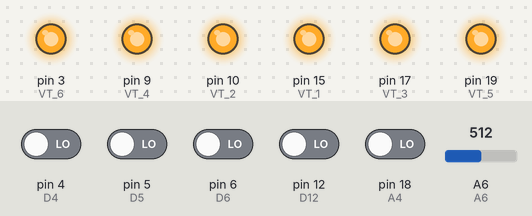
Recording of a sketch running on a simulated Arduino Nano, built with avr-gcc and run on an emulated ATmega328P. Shown: output pins drawn as LEDs (lit = HIGH). Inputs (shaded band) come from the test bench; at power-on: pin 4 (D4), pin 5 (D5), pin 6 (D6), pin 12 (D12), pin 18 (A4) LOW, A6 = 512.

Above: at 1.2 s.
1.3 s: pin 4 (D4) driven HIGH and pin 12 (D12) driven HIGH
At 2.5 s:
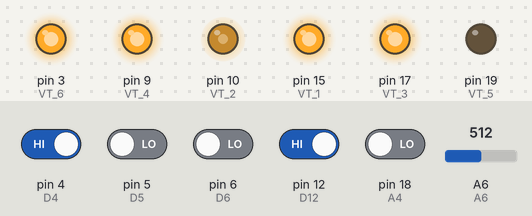
2.8 s: A6 set to 716
At 3.6 s:
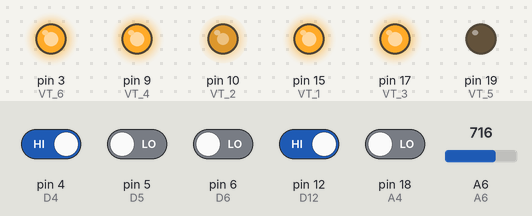
4.3 s: pin 5 (D5) driven HIGH
At 4.8 s:
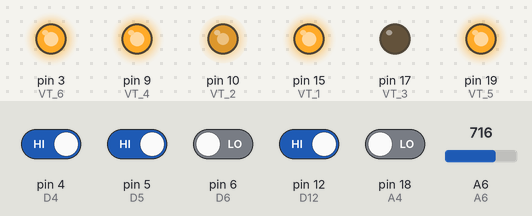
5.8 s: pin 4 (D4) driven LOW
At 7.0 s:
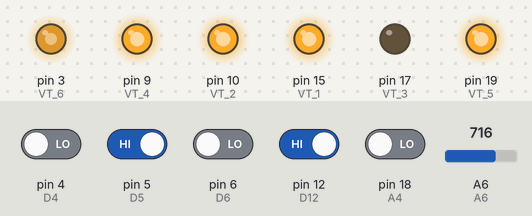
7.3 s: pin 6 (D6) driven HIGH
At 8.2 s:
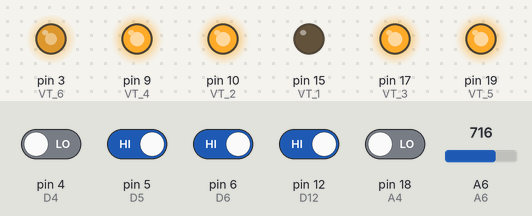
8.8 s: pin 12 (D12) driven LOW
At 9.4 s:
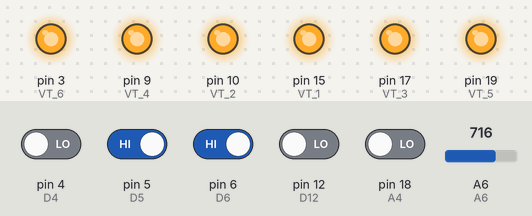
Timing chart, 0 to 11.3 s (numbered marks = the images above; inputs shaded):
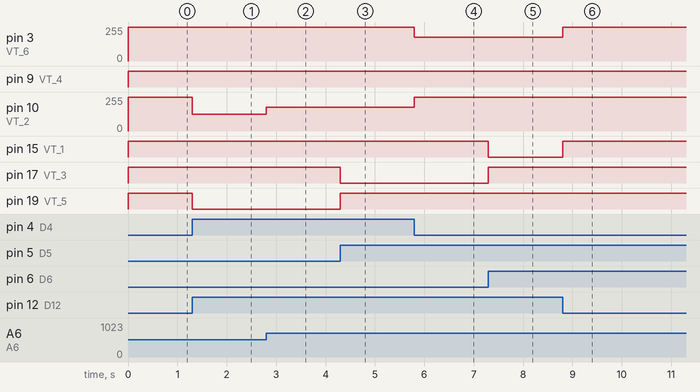

The sketch:

sketch_for_driver.ino
```cpp
//----Зачем всё это?

//---CONFIG_END---
#define VT_1 15  //A1
#define VT_2 10  //D10
#define VT_3 17  //A3
#define VT_4 9   //D9
#define VT_5 19  //A3
#define VT_6 3   //D3


int pwm;
// float I_A_ADC;
// float I_B_ADC;
// float I_C_ADC;

int I_A_ADC;
int I_B_ADC;
int I_C_ADC;

void setup() {
  // Serial.begin(15200);  // Скорость работы монитор порта
  pinMode(4, INPUT);   // D4
  pinMode(5, INPUT);   // D5
  pinMode(6, INPUT);   // D6
  pinMode(12, INPUT);  //D12
  pinMode(18, INPUT);  //A4
  pinMode(A6, INPUT);  //A6
  //-------------Датчики тока----------
  pinMode(A0, INPUT);  //A0
  pinMode(A2, INPUT);  //A2
  pinMode(A7, INPUT);  //A7

  pinMode(VT_1, OUTPUT);  //A1 (1 транзистор)
  pinMode(VT_2, OUTPUT);  // D10 (2 транзистор)
  pinMode(VT_3, OUTPUT);  //A3 (3 транзистор)
  pinMode(VT_4, OUTPUT);  //D9 (4  транзистор)
  pinMode(VT_5, OUTPUT);  //A5 (5 транзистор)
  pinMode(VT_6, OUTPUT);  //D3 (6 транзистор)
  TCCR1A = 0b00000001;    //D9
  TCCR1B = 0b00001010;    //D10
  TCCR2B = 0b00000010;    // x8; D3
  TCCR2A = 0b00000011;    // fast pwm
}

void loop() {
  pwm = analogRead(A6);  // читаем с потенциометра, он в А6
  pwm = map(pwm, 0, 1023, 0, 255);
  pwm = constrain(pwm, 0, 255);

    boolean a = digitalRead(4);    //считываем DIP1
    boolean b = digitalRead(5);    //считываем DIP2
    boolean c = digitalRead(6);
    // Serial.println(pwm);
  // Serial.print(a);
  // Serial.print(b);
  // Serial.println(c);
  boolean GO = digitalRead(12);    //считываем D12
  boolean BACK = digitalRead(18);  //считываем A4
//------------опрос ДТ----------
//  I_A_ADC = analogRead(A0)/4;    //считываем ДТ1
//   I_A_ADC= (I_A_ADC/1024.0f*5.0f-2.5)*13.3f;
//  I_B_ADC = analogRead(A2);    //считываем ДТ2
//   I_B_ADC= (I_B_ADC/1024.0f*5.0f-2.5)*13.3f;
  // I_C_ADC = analogRead(A7);   //считываем ДТ3
//   I_C_ADC= (I_C_ADC/1024.0f*5.0f-2.5)*13.3f;
  //  Serial.print("I_A=");
  // Serial.print(I_A_ADC);
  // Serial.print("           I_B=");
  // Serial.print(I_B_ADC);
  // Serial.print("             I_C=");
  // Serial.println(I_C_ADC);
//   Serial.print("GO = ");
//   Serial.println(GO);
//   Serial.print("BACK = ");
//   Serial.println(BACK);

//-------------Опрос закончен---------
  if ((GO == 1 && BACK == 0 && pwm != 255)) {      // ПОЛОЖЕНИЕ ВПЕРЕД
                                   //первый случай вперёд
    if (a == 1 && b == 0 && c == 1) {
      digitalWrite(VT_5, LOW);
      analogWrite(VT_4, pwm);
      digitalWrite(VT_1, HIGH);
      digitalWrite(VT_3, HIGH);
      digitalWrite(VT_2, HIGH);
      digitalWrite(VT_6, HIGH);
    }
    //второй случай вперёд
    if (a == 1 && b == 0 && c == 0) {
      digitalWrite(VT_5, LOW);
      analogWrite(VT_2, pwm);
      digitalWrite(VT_1, HIGH);
      digitalWrite(VT_3, HIGH);
      digitalWrite(VT_4, HIGH);
      digitalWrite(VT_6, HIGH);
    }
    //третий случай вперёд
    if (a == 1 && b == 1 && c == 0) {
      digitalWrite(VT_3, LOW);
      analogWrite(VT_2, pwm);
      digitalWrite(VT_1, HIGH);
      digitalWrite(VT_6, HIGH);
      digitalWrite(VT_5, HIGH);
      digitalWrite(VT_4, HIGH);
    }
    // четвертый случай вперёд
    if (a == 0 && b == 1 && c == 0) {
      digitalWrite(VT_3, LOW);
      analogWrite(VT_6, pwm);
      digitalWrite(VT_4, HIGH);
      digitalWrite(VT_5, HIGH);
      digitalWrite(VT_2, HIGH);
      digitalWrite(VT_1, HIGH);
    }
    //пятый случай вперёд
    if (a == 0 && b == 1 && c == 1) {
      digitalWrite(VT_1, LOW);
      analogWrite(VT_6, pwm);
      digitalWrite(VT_3, HIGH);
      digitalWrite(VT_2, HIGH);
      digitalWrite(VT_5, HIGH);
      digitalWrite(VT_4, HIGH);
    }
    //шестой случай вперёд
    if (a == 0 && b == 0 && c == 1) {
      digitalWrite(VT_1, LOW);
      analogWrite(VT_4, pwm);
      digitalWrite(VT_2, HIGH);
      digitalWrite(VT_5, HIGH);
      digitalWrite(VT_3, HIGH);
      digitalWrite(VT_6, HIGH);
    }
  }

  if (BACK == 1 && GO == 0 && pwm != 255) {    // ПОЛОЖЕНИЕ НАЗАД
    //первый случай назад
    if (a == 1 && b == 0 && c == 1) {
      digitalWrite(VT_3, LOW);
      analogWrite(VT_6, pwm);
      digitalWrite(VT_2, HIGH);
      digitalWrite(VT_1, HIGH);
      digitalWrite(VT_4, HIGH);
      digitalWrite(VT_5, HIGH);
    }
    //второй случай назад
    if (a == 0 && b == 0 && c == 1) {
      digitalWrite(VT_3, LOW);
      analogWrite(VT_2, pwm);
      digitalWrite(VT_6, HIGH);
      digitalWrite(VT_4, HIGH);
      digitalWrite(VT_1, HIGH);
      digitalWrite(VT_5, HIGH);
    }
    //третий случай  назад
    if (a == 0 && b == 1 && c == 1) {
      digitalWrite(VT_5, LOW);
      analogWrite(VT_2, pwm);
      digitalWrite(VT_1, HIGH);
      digitalWrite(VT_4, HIGH);
      digitalWrite(VT_3, HIGH);
      digitalWrite(VT_6, HIGH);
    }
    // четвертый случай  назад
    if (a == 0 && b == 1 && c == 0) {
      digitalWrite(VT_5, LOW);
      analogWrite(VT_4, pwm);
      digitalWrite(VT_1, HIGH);
      digitalWrite(VT_3, HIGH);
      digitalWrite(VT_2, HIGH);
      digitalWrite(VT_6, HIGH);
    }
    //пятый случай  назад
    if (a == 1 && b == 1 && c == 0) {
      digitalWrite(VT_1, LOW);
      analogWrite(VT_4, pwm);
      digitalWrite(VT_2, HIGH);
      digitalWrite(VT_5, HIGH);
      digitalWrite(VT_3, HIGH);
      digitalWrite(VT_6, HIGH);
    }
    //шестой случай назад
    if (a == 1 && b == 0 && c == 0) {
      digitalWrite(VT_1, LOW);
      analogWrite(VT_6, pwm);
      digitalWrite(VT_2, HIGH);
      digitalWrite(VT_3, HIGH);
      digitalWrite(VT_5, HIGH);
      digitalWrite(VT_4, HIGH);
    }
  }
  if ((BACK == 0 && GO == 0) | pwm == 255) {
    digitalWrite(VT_1, HIGH);
    digitalWrite(VT_4, HIGH);
    digitalWrite(VT_2, HIGH);
    digitalWrite(VT_3, HIGH);
    digitalWrite(VT_5, HIGH);
    digitalWrite(VT_6, HIGH);
  }
}
```

Measured:
- after the input at 1.3 s, pin 10 (VT_2): 255/255 → 127/255 at once; pin 19 (VT_5): HIGH → LOW at once
- after the input at 2.8 s, pin 10 (VT_2): 127/255 → 178/255 at once
- after the input at 4.3 s, pin 17 (VT_3): HIGH → LOW at once; pin 19 (VT_5): LOW → HIGH at once
- after the input at 5.8 s, pin 3 (VT_6): 255/255 → 178/255 at once; pin 10 (VT_2): 178/255 → 255/255 at once
- after the input at 7.3 s, pin 15 (VT_1): HIGH → LOW at once; pin 17 (VT_3): LOW → HIGH at once
- after the input at 8.8 s, pin 3 (VT_6): 178/255 → 255/255 at once; pin 15 (VT_1): LOW → HIGH at once
